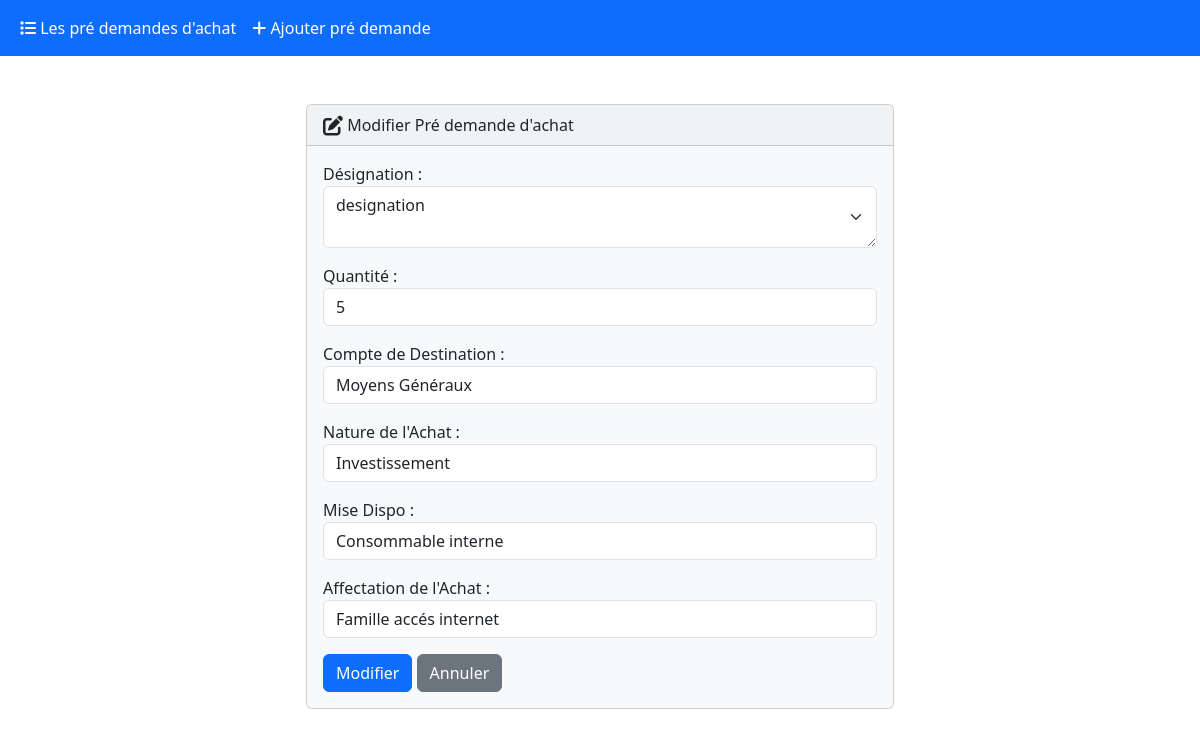
Page /edit/1/ on the committed database.
### core/models.py (models this page shows)
class PreDemande(models.Model):
    class DestinationCompte(models.TextChoices):
        MGX = 'MGX', _('Moyens Généraux')
        INT = 'INT', _('Interconnexions')
    class NatureAchat(models.TextChoices):
        Investissement = '001', _('Investissement')
        Service = '002', _('Service')
        Consommable = '003', _('Consommable')
        Autre = '004', _('Autre')
    class MiseDispo(models.TextChoices):
        Cosommable_interne = '001', _('Consommable interne')
        Revente_client = '002', _('Revente client')
        Stock = '003', _('Stock')
        Autre = '004', _('Autre')
    class AffectationAchat(models.TextChoices):
        Famille_accés_internet = '001', _('Famille accés internet')
        Famille_Communication_unifié = '002', _('Famille Communication unifié')
        Famille_CLOUD = '003', _('Famille CLOUD')
    designation = models.CharField(_("Désignation"),max_length=250,null=False,blank=False)
    qtt = models.IntegerField(_("Quantité"),null=False,blank=False)
    destinationCompte = models.CharField(
        _("Compte de Destination"),
        max_length=15,
        choices=DestinationCompte.choices,
        default=DestinationCompte.MGX)
    natureAchat = models.CharField(
        _("Nature de l'Achat"),
        max_length=14,
        choices=NatureAchat.choices,
        default=NatureAchat.Investissement)
    na_autre = models.CharField(max_length=255,null=True,blank=True)
    miseDiso = models.CharField(
        _("mise Dispo"),
        max_length=18,
        choices=MiseDispo.choices,
        default=MiseDispo.Cosommable_interne)
    md_autre = models.CharField(max_length=255,null=True,blank=True)
    affectationAchat = models.CharField(
        _("Affectation de l'Achat"),
        max_length=30,
        choices=AffectationAchat.choices,
        default=AffectationAchat.Famille_accés_internet)
    activee = models.BooleanField(_("activé"),default=True)
    validee = models.BooleanField(_("validé"),default=False)
    creee_le = models.DateTimeField(_("date de soumition"), default=timezone.now)
    modifee_le = models.DateTimeField(_("dernière modification"), default=timezone.now)
    cree_par = models.ForeignKey(settings.AUTH_USER_MODEL,on_delete=models.PROTECT,null=True)

### core/views.py (the view)
# urls.py: path('edit/<int:id>/', views.edit, name='edit'),
def edit(request, id):
  if request.method == 'POST':
    pre_demande = PreDemande.objects.get(pk=id)
    form = PreDemandeForm(request.POST, instance=pre_demande)
    if form.is_valid():
      form.save()
      return render(request, 'core/edit.html', {
        'form': form,
        'success': True
      })
  else:
    student = PreDemande.objects.get(pk=id)
    form = PreDemandeForm(instance=student)
  return render(request, 'core/edit.html', {
    'form': form
  })

### core/templates/core/edit.html (shortened to what this page needs)
{% extends 'core/base.html' %}
{% block body %}
  {% if success %}
    <div class="alert alert-success" role="alert">
      La pré demande à été modifié avec succès
      <a href="{% url 'core:index' %}" class="alert-link">G Acceuil</a>
    </div>
  {% else %}
    <div class="row justify-content-center">
      <div class="col-6">
        <div class="card bg-light mb-3">
          <div class="card-header">
            <i class="fa-solid fa-pen-to-square fa-lg"></i> Modifier Pré demande d'achat
          </div>
          <div class="card-body">
            <form action="" method="POST">
              {{ form.as_p }}
              <button type="submit" class="btn btn-primary">Modifier</button>
              <a href="{% url 'core:index' %}" class="btn btn-secondary">Annuler</a>
            </form>
          </div>
        </div>
      </div>
    </div>
  {% endif %}
{% endblock %}

### rows in the picture
PreDemande: designation "designation", qtt "5", destinationCompte "Moyens Généraux", natureAchat "Investissement", miseDiso "Consommable interne", affectationAchat "Famille accés internet"
